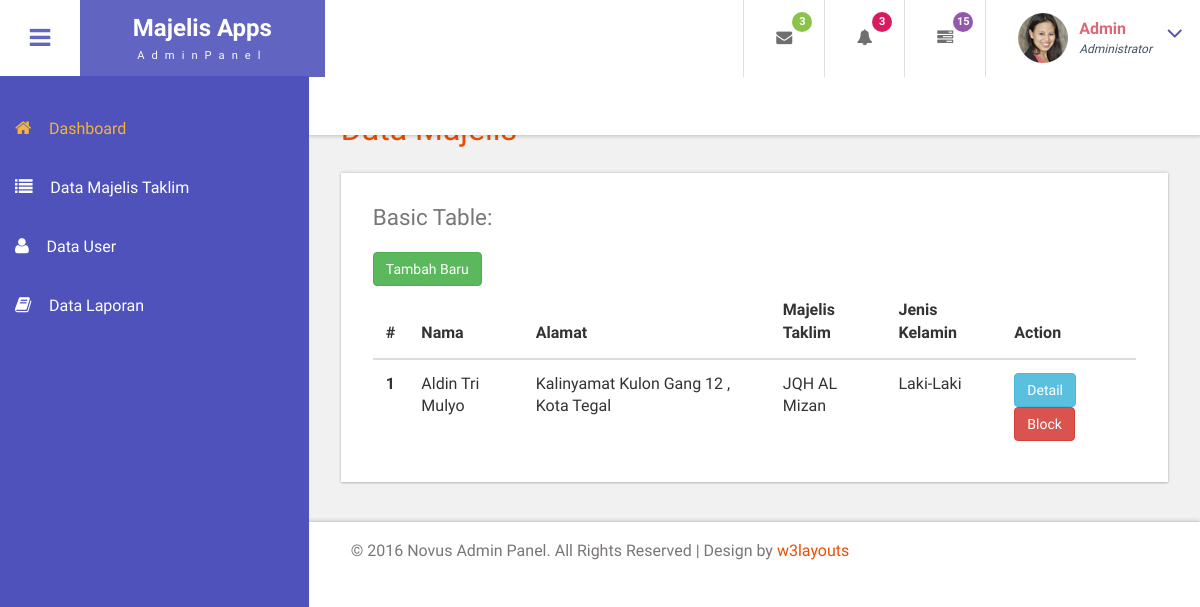
Page /index.php/admin/user on the earlier database version.
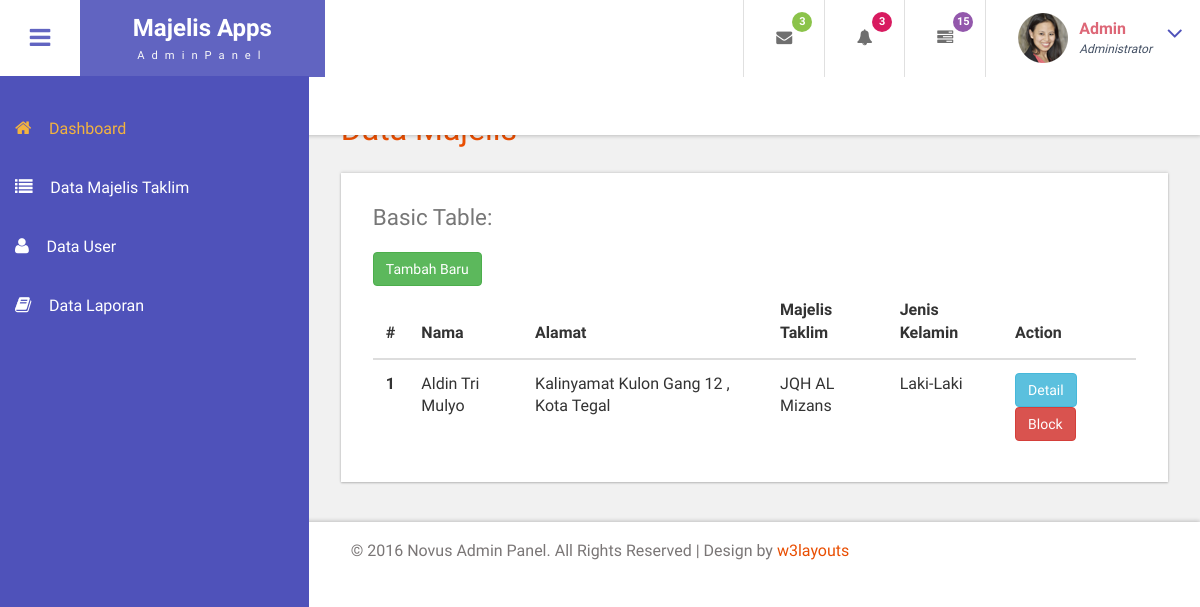
Same page on the later database version.
### tables this page shows
CREATE TABLE `users` (
  `id_user` int(11) NOT NULL,
  `nama` varchar(150) NOT NULL,
  `alamat` varchar(150) DEFAULT NULL,
  `email` varchar(100) NOT NULL,
  `jenis_kelamin` varchar(9) DEFAULT NULL,
  `password` varchar(255) NOT NULL,
  `id_majelis` int(11) NOT NULL DEFAULT 0,
  `deleted` tinyint(1) NOT NULL DEFAULT 0,
  `verif` tinyint(1) NOT NULL DEFAULT 0,
  `blocked` tinyint(1) NOT NULL DEFAULT 0,
  `level` tinyint(4) NOT NULL DEFAULT 0,
  `token` varchar(255) NOT NULL
);

CREATE TABLE `majelis` (
  `id_majelis` int(1) NOT NULL,
  `nama_majelis` varchar(150) NOT NULL,
  `ketua` varchar(150) NOT NULL,
  `alamat` varchar(255) NOT NULL,
  `kontak` varchar(13) NOT NULL,
  `id_kategori` int(1) NOT NULL,
  `logo` varchar(255) NOT NULL,
  `verif` int(1) NOT NULL DEFAULT 0,
  `longitude` double NOT NULL DEFAULT 0,
  `latitude` double NOT NULL DEFAULT 0,
  `infaq` int(11) NOT NULL DEFAULT 0,
  `block` int(11) NOT NULL DEFAULT 0,
  `deleted` int(11) NOT NULL DEFAULT 0
);

### application/controllers/Admin.php (called while the page is built, shortened)
<?php
class Admin extends CI_Controller {
	public function __construct(){
		$this->load->library(array('googlemaps'));
		$this->load->model('MMajelis');
	}
	public function user()
	{
		$data2['users'] =$this->MMajelis->get_users_all();
		$data['content'] = $this->load->view('pages/data_user',$data2,true);
		$this->load->view('default',$data);
	}
}

### index.php (called while the page is built, shortened)
<?php
require_once BASEPATH.'core/CodeIgniter.php';

### application/models/MMajelis.php (called while the page is built, shortened)
<?php
class MMajelis extends CI_Model{
	function get_users_all(){
		$this->db->select('users.*, majelis.nama_majelis as nama_majelis');
		$this->db->from('users');
		$this->db->join('majelis','majelis.id_majelis = users.id_majelis');
		$this->db->where('users.deleted','0');
		$query = $this->db->get();
		return $query->result();
	}
}

### application/views/pages/data_user.php (the view)
<div id="page-wrapper">
	<div class="main-page">
		<div class="tables">
			<h3 class="title1">Data Majelis</h3>
			<div class="panel-body widget-shadow">
				<h4>Basic Table:</h4>
				<table class="table">
					<thead>
						<tr>
							<th>#</th>
							<th>Nama</th>
							<th>Alamat</th>
							<th>Majelis Taklim</th>
							<th>Jenis Kelamin</th>
							<th>Action</th>
						</tr>
					</thead>
					<tbody>
						<?php $no=1; foreach ($users as $u ) { ?>
							<tr>
								<th scope="row"><?php echo $no++; ?></th>
								<td><?php echo $u->nama; ?></td>
								<td><?php echo $u->alamat; ?></td>
								<td><?php echo $u->nama_majelis; ?></td>
								<td><?php echo $u->jenis_kelamin; ?></td>
								<td>
									<a class="btn btn-info" href="">Detail</a>
									<a class="btn btn-danger" href="">Block</a>
								</td>
							</tr>
						<?php } ?>
					</tbody>
					<tfoot>
						<a class="btn btn-success" href="">Tambah Baru</a>
					</tfoot>
				</table>
			</div>
		</div>
	</div>
</div>

Differences in the rows shown:
changed users "Aldin Tri Mulyo": id_majelis.nama_majelis "JQH AL Mizan" → "JQH AL Mizans"
